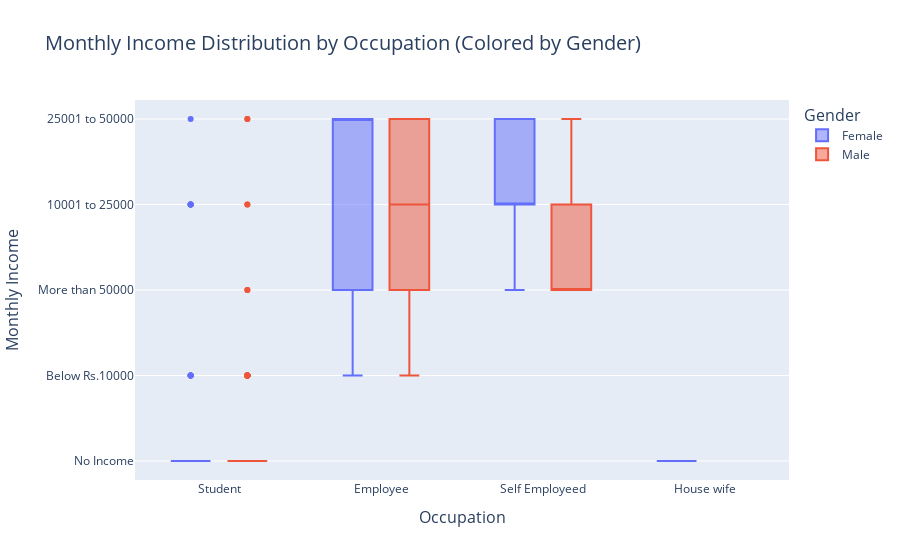

The cell this chart's notebook holds for it:
### Markdown cell above
### **Monthly Income Distribution by Occupation (Colored by Gender)**

### Code cell
fig = px.box(data, x='Occupation', y='Monthly Income', color='Gender',
             title='Monthly Income Distribution by Occupation (Colored by Gender)',
             labels={'Occupation': 'Occupation', 'Monthly Income': 'Monthly Income', 'Gender': 'Gender'})

# Customize layout
fig.update_layout(
    title=dict(font=dict(size=20)),
    xaxis=dict(title=dict(font=dict(size=16))),
    yaxis=dict(title=dict(font=dict(size=16))),
    legend=dict(title=dict(font=dict(size=16))),
)

# Show the plot
fig.show()

### Figure 1 — Plotly figure (JSON) as saved in the notebook; plotly's stock layout.template omitted (floating-point values rounded to 4 significant figures; data arrays with more than 128 entries replaced by an {"elided": "..."} marker saying what was removed)
{"data": [{"alignmentgroup": "True", "hovertemplate": "Gender=Female<br>Occupation=%{x}<br>Monthly Income=%{y}<extra></extra>", "legendgroup": "Female", "marker": {"color": "#636efa"}, "name": "Female", "notched": false, "offsetgroup": "Female", "orientation": "v", "showlegend": true, "type": "box", "x": {"elided": "166 str values"}, "x0": " ", "xaxis": "x", "y": {"elided": "166 str values"}, "y0": " ", "yaxis": "y"}, {"alignmentgroup": "True", "hovertemplate": "Gender=Male<br>Occupation=%{x}<br>Monthly Income=%{y}<extra></extra>", "legendgroup": "Male", "marker": {"color": "#EF553B"}, "name": "Male", "notched": false, "offsetgroup": "Male", "orientation": "v", "showlegend": true, "type": "box", "x": {"elided": "222 str values"}, "x0": " ", "xaxis": "x", "y": {"elided": "222 str values"}, "y0": " ", "yaxis": "y"}], "layout": {"boxmode": "group", "legend": {"title": {"font": {"size": 16}, "text": "Gender"}, "tracegroupgap": 0}, "title": {"font": {"size": 20}, "text": "Monthly Income Distribution by Occupation (Colored by Gender)"}, "xaxis": {"anchor": "y", "domain": [0, 1], "title": {"font": {"size": 16}, "text": "Occupation"}}, "yaxis": {"anchor": "x", "domain": [0, 1], "title": {"font": {"size": 16}, "text": "Monthly Income"}}}}
